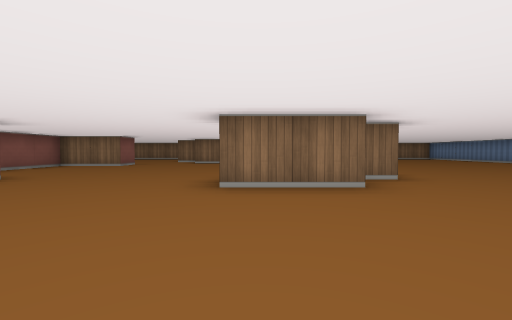
View 1 (above)

16 first-person views from a walk through a cub3D maze. The camera is about half as high as the walls, tilts 2° down and sees 90° across. The floor is counted in squares. Each view is taken from the middle of a square. On the plan, view 1 faces up. The plan holds only what a view shows up to about 9 squares ahead; the rest is blank.

View 2
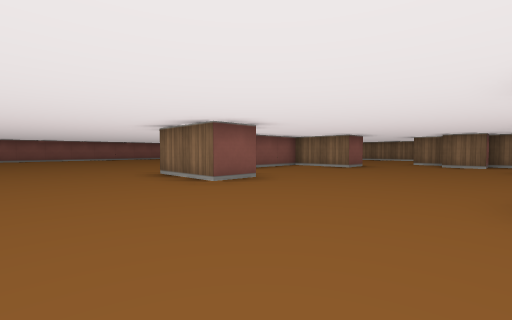

View 3
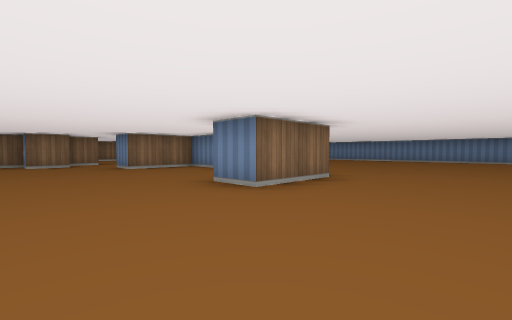

View 4
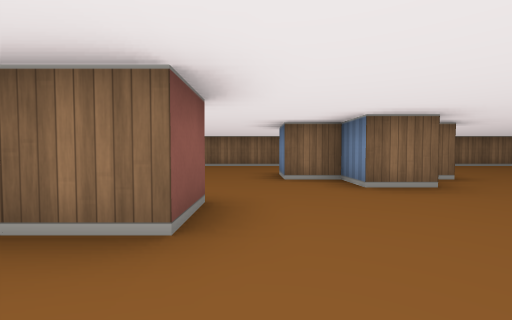

View 5
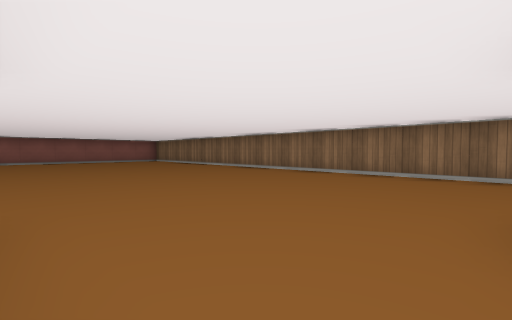

View 6
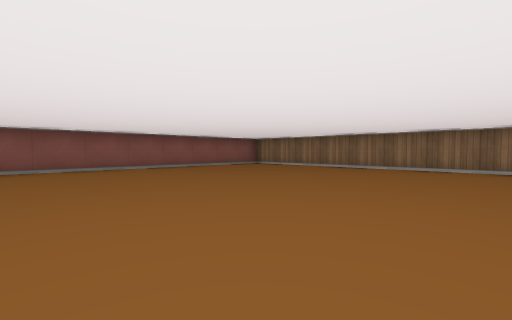

View 7
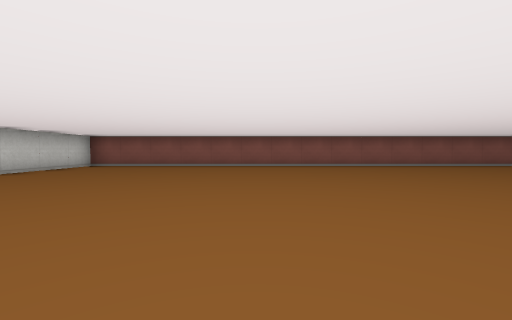

View 8
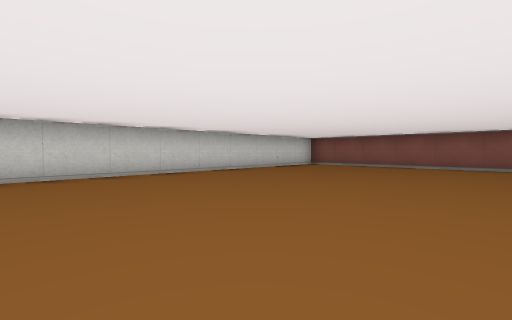

View 9
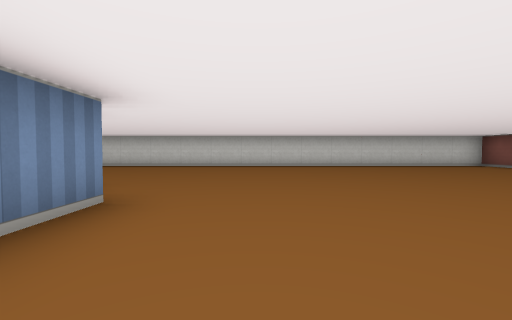

View 10
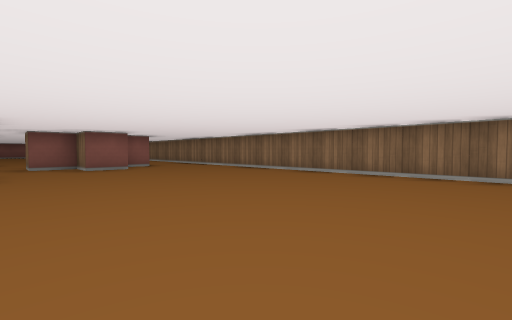

View 11
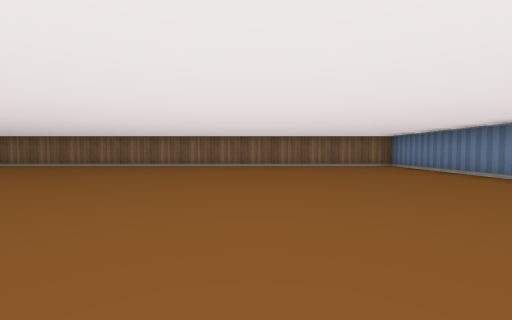

View 12
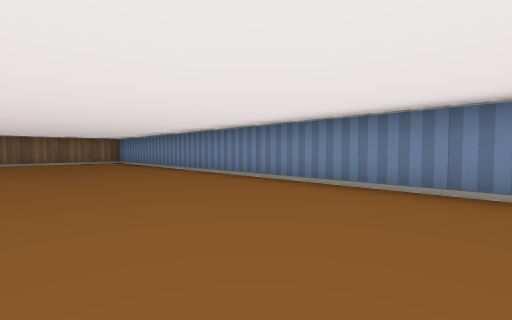

View 13
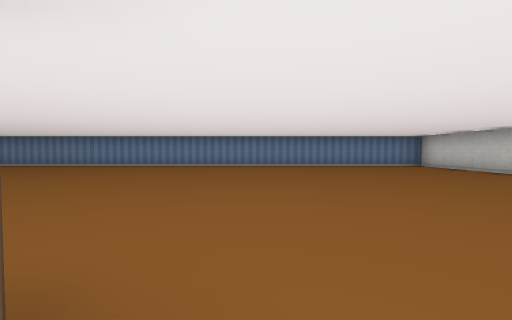

View 14
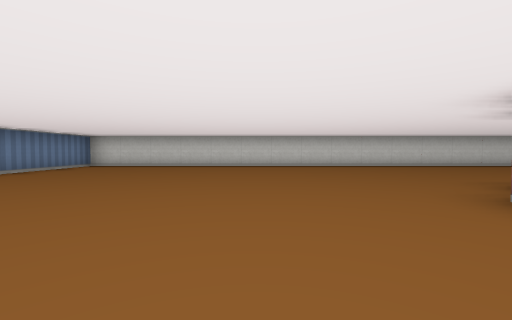

View 15
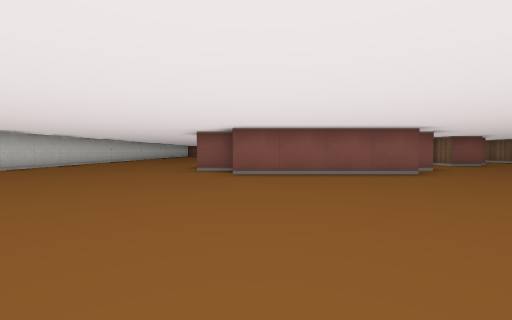

View 16
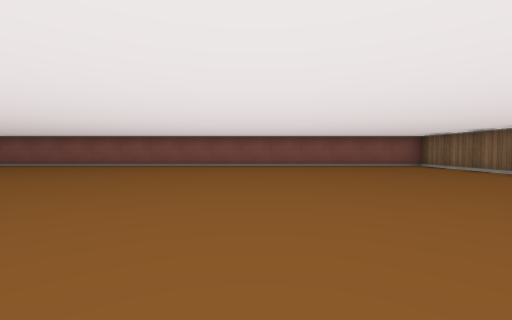

### Floor plan
Points are (right, up) in squares from view 1. A wall is a line through its corners. A room is listed if a view was taken in it or the views show most of it. See-through windows are left out.
Room 1 (views 1, 2, 3, 4, 5, 6, 7, 8, 9, 10, 11, 12, 13, 14, 15, 16)
walls: (-4.5, 4.5) (-4.5, 3.5) (-6.5, 3.5); (-4.5, 9.5) (-4.5, 8.5) (-6.5, 8.5) (-6.5, 6.5); (1.5, 7.2) (1.5, 8.5) (-0.5, 8.5) (-0.5, 9.5); (-7.5, 4.5) (-7.5, 5.6); (1.5, 4.5) (1.5, 3.5) (-0.5, 3.5) (-0.5, 4.5); (1.5, 9.6) (1.5, 9.1); (2.5, 8.6) (2.5, 4.5) (1.9, 4.5); (-0.5, 12.5) (-0.5, 11.5) (-1.5, 11.5) (-1.5, 10.5) (-2.5, 10.5) (-2.5, 11.5) (-3.5, 11.5) (-3.5, 12.4); (-1.5, 13.6) (-1.5, 12.8); (-16.5, -1.5) (10.5, -1.5) (10.5, 15.5) (-16.5, 15.5) (-16.5, -1.5)

Where each view was taken, in squares from view 1:
view 1: 0 up, 0 right, facing up
view 2: 1 up, 1 left, facing up-left
view 3: 1 up, 3 left, facing up-right
view 4: 7 up, 4 left, facing up
view 5: 10 up, 4 left, facing up-left
view 6: 8 up, 9 left, facing up-left
view 7: 4 up, 8 left, facing left
view 8: 4 up, 8 left, facing down-left
view 9: 7 up, 9 left, facing down
view 10: 10 up, 7 right, facing up-left
view 11: 7 up, 6 right, facing up
view 12: 4 up, 7 right, facing up-right
view 13: 4 up, 2 right, facing right
view 14: 7 up, 5 right, facing down
view 15: 5 up, 8 right, facing left
view 16: 10 up, 8 left, facing left
